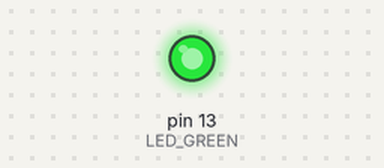
Recording of a program running on a simulated Arduino Uno, built with avr-gcc and run on an emulated ATmega328P. Shown: output pins drawn as LEDs (lit = HIGH).

Above: at 0.6 s.
At 3.7 s:
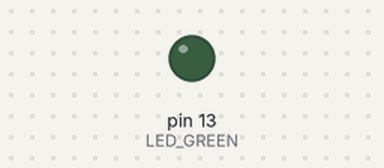
Timing chart, 0 to 5.1 s (numbered marks = the images above):
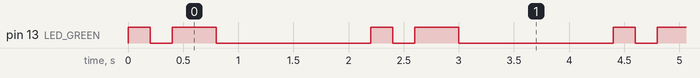

The program:

main.cpp
```cpp
// (licence header left out)
/* Defines -----------------------------------------------------------*/
#define LED_GREEN PB5   // PB5 is AVR pin where green on-board LED
                        // is connected
#define DOT 200 // Delay in milliseconds
#define DASH DOT*2
#define SPACE DOT*7
#ifndef F_CPU
# define F_CPU 16000000 // CPU frequency in Hz required for delay funcs
#endif

/* Includes ----------------------------------------------------------*/
#include <avr/io.h>     // AVR device-specific IO definitions
#include <util/delay.h> // Functions for busy-wait delay loops


// -----
// This part is needed to use Arduino functions but also physical pin
// names. We are using Arduino-style just to simplify the first lab.
#include "Arduino.h"
#define PB5 13
// -----


/* Function definitions ----------------------------------------------*/
/**********************************************************************
 * Function: Main function where the program execution begins
 * Purpose:  Toggle one LED and use delay library.
 * Returns:  none
 **********************************************************************/
int main(void)
{
    pinMode(LED_GREEN, OUTPUT);
    digitalWrite(LED_GREEN, LOW);

    // Set pin where on-board LED is connected as output


    // Infinite loop
    while (1)
    {
      digitalWrite(LED_GREEN, HIGH);
      _delay_ms(DOT);
      digitalWrite(LED_GREEN, LOW);
      _delay_ms(DOT);
      digitalWrite(LED_GREEN, HIGH);
      _delay_ms(DASH);
      digitalWrite(LED_GREEN, LOW);
      _delay_ms(SPACE);
    }

    // Will never reach this
    return 0;
}
```

Measured:
- by itself, pin 13 (LED_GREEN): repeats every 2.2 s: LOW 0.20 s, HIGH 0.40 s, LOW 1.4 s, HIGH 0.20 s
- by itself, everything shown: repeats every 2.2 s, in 4 steps
